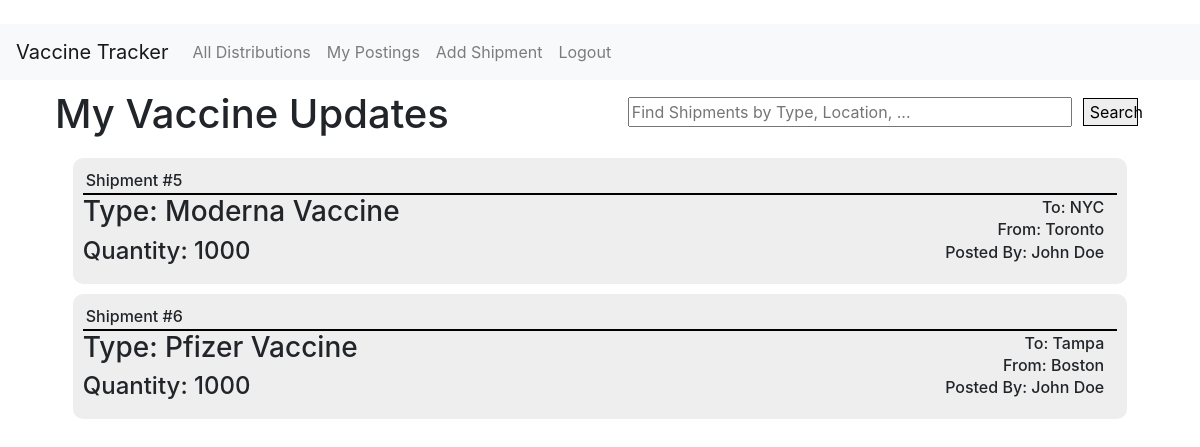
The page /my-vaccs (signed in) on the database its author committed.
### tables this page shows
CREATE TABLE vaccines(
v_id INTEGER PRIMARY KEY AUTOINCREMENT,
status INTEGER NOT NULL,
loc1 TEXT NOT NULL,
loc2 TEXT NOT NULL,
type TEXT NOT NULL,
user_id INTEGER NOT NULL,
FOREIGN KEY (user_id) REFERENCES userinfo(users_id));

CREATE TABLE userinfo(
user_id INTEGER PRIMARY KEY AUTOINCREMENT,
email TEXT NOT NULL,
password TEXT NOT NULL,
name TEXT NOT NULL);

### main.py (the view)
@app.route("/my-vaccs")
@login_required
def owned():
    db = get_db()
    cursor = db.cursor()
    search = request.args.get("search")
    sqlite_query = """SELECT DISTINCT v_id, status, loc1, loc2, type FROM vaccines WHERE user_id = ?"""
    if search:
        sqlite_query = sqlite_query + """ AND (loc1 LIKE ? OR loc2 LIKE ? OR type LIKE ?)"""
        cursor.execute(sqlite_query, (session["user_id"], "%" + search + "%", "%" + search + "%", "%" + search + "%"))
    else:
        cursor.execute(sqlite_query, (session["user_id"],))
    records = cursor.fetchall()
    user_query = """SELECT name FROM userinfo WHERE user_id=?"""
    cursor.execute(user_query,(session["user_id"],))
    user=cursor.fetchall()[0][0]
    return render_template("my-vaccs.html", list=records, user=user)

### helpers.py (called while the page is built)
def login_required(f):
    @wraps(f)
    def decorated_function(*args, **kwargs):
        if session.get("user_id") is None:
            return redirect("/login")
        return f(*args, **kwargs)
    return decorated_function

### main.py (called while the page is built)
def get_db():
    db = getattr(g, '_database', None)
    if db is None:
        db = g._database = sql.connect(DATABASE)
    return db

@app.teardown_appcontext
def close_connection(exception):
    db = getattr(g, '_database', None)
    if db is not None:
        db.close()

### templates/my-vaccs.html (shortened to what this page needs)
﻿{% extends "layout.html" %}
{% block body %}
    <div class="container">
        <div class="header-div">
            <div class="title-div">
                <h1> My Vaccine Updates </h1>
            </div>
            <div class="search-div">
                <form action="/" class="form-inline">
                    <input autocomplete="off" autofocus class="search-bar" name="search" placeholder="Find Shipments by Type, Location, ..." type="text">
                    <button type="submit" class="form-btn"> Search </button>
                </form>
            </div>
        </div>
        <div class="gallery">
            {% for item in list%}
            <div class="vaccine-box">
                <h6> Shipment #{{item[0]}}</h6>
                <div class="vaccine-info">
                    <div class="main-info">
                        <h3> Type: {{item[4]}} Vaccine</h3>
                        <h4> Quantity: {{item[1]}}</h4>
                    </div>
                    <div class="side-info">
                        <h6> To: {{item[3]}}</h6>
                        <h6> From: {{item[2]}}</h6>
                        <h6> Posted By: {{user}}</h6>
                    </div>
                </div>
            </div>
            {% endfor %}
        </div>
    </div>
{% endblock %}

### static/styles.css (style rules this page uses)
.container { width: 95%; margin: auto; }
h1, h2 { margin: 10px; }
h6 { margin: 3px; }
.header-div { display: flex; flex-direction: row; }
.title-div { flex: 2; }
.form-inline { display: flex; width: 100%; }
.search-bar { width: 80%; margin: 2% 2% 0% 5%; }
.form-btn { width: 10%; margin-top: 2%; background: #eeeeee; border: 1px solid black; }
.search-div { flex: 2; display: flex; flex-direction: row; }
.gallery { width: 95%; margin: auto; margin-top: 10px; margin-bottom: 80px; }
.vaccine-box { background-color: #eeeeee; width: 100%; margin-top: 10px; border-radius: 10px; padding: 10px; margin-bottom: 10px; }
.vaccine-info { display: flex; flex-direction: row; border-top: 2px solid black; }
.main-info { flex: 3; }
.side-info { float: right; text-align: right; margin-right: 10px; }

### rows shown on the page
vaccines: v_id "5", type "Moderna", status "1000", loc2 "NYC", loc1 "Toronto"
userinfo: name "John Doe"
vaccines: v_id "6", type "Pfizer", status "1000", loc2 "Tampa", loc1 "Boston"
